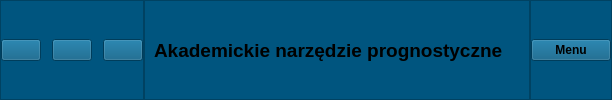
     <widget class="QFrame" name="header_main_frame">
      <property name="styleSheet">
       <string notr="true">background-color: rgb(0, 85, 127);</string>
      </property>
      <property name="frameShape">
       <enum>QFrame::NoFrame</enum>
      </property>
      <property name="frameShadow">
       <enum>QFrame::Raised</enum>
      </property>
      <layout class="QHBoxLayout" name="horizontalLayout">
       <property name="spacing">
        <number>0</number>
       </property>
       <property name="leftMargin">
        <number>0</number>
       </property>
       <property name="topMargin">
        <number>0</number>
       </property>
       <property name="rightMargin">
        <number>0</number>
       </property>
       <property name="bottomMargin">
        <number>0</number>
       </property>
       <item alignment="Qt::AlignLeft">
        <widget class="QFrame" name="header_right_frame">
         <property name="font">
          <font>
           <weight>50</weight>
           <bold>false</bold>
          </font>
         </property>
         <property name="frameShape">
          <enum>QFrame::StyledPanel</enum>
         </property>
         <property name="frameShadow">
          <enum>QFrame::Raised</enum>
         </property>
         <layout class="QHBoxLayout" name="horizontalLayout_2">
          <property name="spacing">
           <number>11</number>
          </property>
          <property name="leftMargin">
           <number>0</number>
          </property>
          <property name="topMargin">
           <number>0</number>
          </property>
          <property name="rightMargin">
           <number>0</number>
          </property>
          <property name="bottomMargin">
           <number>0</number>
          </property>
          <item>
           <widget class="QPushButton" name="close_window_button">
            <property name="font">
             <font>
              <weight>75</weight>
              <bold>true</bold>
             </font>
            </property>
            <property name="text">
             <string/>
            </property>
            <property name="icon">
             <iconset resource="../icons/design/design.qrc">
              <normaloff>:/Feather/x.svg</normaloff>:/Feather/x.svg</iconset>
            </property>
            <property name="iconSize">
             <size>
              <width>16</width>
              <height>16</height>
             </size>
            </property>
           </widget>
          </item>
          <item>
           <widget class="QPushButton" name="restore_window_button">
            <property name="font">
             <font>
              <weight>75</weight>
              <bold>true</bold>
             </font>
            </property>
            <property name="text">
             <string/>
            </property>
            <property name="icon">
             <iconset resource="../icons/design/design.qrc">
              <normaloff>:/Feather/maximize.svg</normaloff>:/Feather/maximize.svg</iconset>
            </property>
            <property name="iconSize">
             <size>
              <width>16</width>
              <height>16</height>
             </size>
            </property>
           </widget>
          </item>
          <item>
           <widget class="QPushButton" name="minimaze_window_button">
            <property name="font">
             <font>
              <weight>75</weight>
              <bold>true</bold>
             </font>
            </property>
            <property name="text">
             <string/>
            </property>
            <property name="icon">
             <iconset resource="../icons/design/design.qrc">
              <normaloff>:/Feather2/Feather2/minus.svg</normaloff>:/Feather2/Feather2/minus.svg</iconset>
            </property>
            <property name="iconSize">
             <size>
              <width>16</width>
              <height>16</height>
             </size>
            </property>
           </widget>
          </item>
         </layout>
        </widget>
       </item>
       <item alignment="Qt::AlignHCenter">
        <widget class="QFrame" name="header_center_frame">
         <property name="frameShape">
          <enum>QFrame::StyledPanel</enum>
         </property>
         <property name="frameShadow">
          <enum>QFrame::Raised</enum>
         </property>
         <layout class="QHBoxLayout" name="horizontalLayout_3">
          <item>
           <widget class="QLabel" name="label_2">
            <property name="font">
             <font>
              <pointsize>14</pointsize>
              <weight>75</weight>
              <bold>true</bold>
             </font>
            </property>
            <property name="text">
             <string>Akademickie narzędzie prognostyczne</string>
            </property>
           </widget>
          </item>
          <item>
           <widget class="QLabel" name="label">
            <property name="font">
             <font>
              <pointsize>14</pointsize>
             </font>
            </property>
            <property name="text">
             <string/>
            </property>
            <property name="pixmap">
             <pixmap resource="../icons/design/design.qrc">:/Feather2/Feather2/trending-up.svg</pixmap>
            </property>
           </widget>
          </item>
         </layout>
        </widget>
       </item>
       <item alignment="Qt::AlignRight">
        <widget class="QFrame" name="header_left_frame">
         <property name="layoutDirection">
          <enum>Qt::RightToLeft</enum>
         </property>
         <property name="frameShape">
          <enum>QFrame::StyledPanel</enum>
         </property>
         <property name="frameShadow">
          <enum>QFrame::Raised</enum>
         </property>
         <layout class="QHBoxLayout" name="horizontalLayout_4">
          <property name="spacing">
           <number>0</number>
          </property>
          <property name="leftMargin">
           <number>0</number>
          </property>
          <property name="topMargin">
           <number>0</number>
          </property>
          <property name="rightMargin">
           <number>0</number>
          </property>
          <property name="bottomMargin">
           <number>0</number>
          </property>
          <item>
           <widget class="QPushButton" name="pushButton">
            <property name="font">
             <font>
              <weight>75</weight>
              <bold>true</bold>
             </font>
            </property>
            <property name="layoutDirection">
             <enum>Qt::LeftToRight</enum>
            </property>
            <property name="text">
             <string>Menu</string>
            </property>
            <property name="icon">
             <iconset resource="../icons/design/design.qrc">
              <normaloff>:/Production/production/align_left.svg</normaloff>:/Production/production/align_left.svg</iconset>
            </property>
            <property name="iconSize">
             <size>
              <width>32</width>
              <height>32</height>
             </size>
            </property>
           </widget>
          </item>
         </layout>
        </widget>
       </item>
      </layout>
     </widget>
